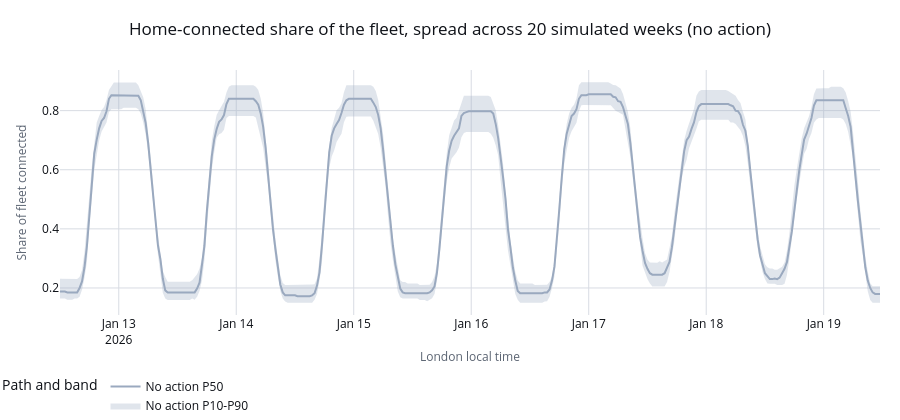

The code cell stored with this chart in its notebook:
### Markdown cell above
### Plug-in timing across the week

`connected_share` is the fraction of the fleet with a full half-hour of home connection in that
slot, aggregated **world-first**: each world's connected count is summed before any percentile is
taken across worlds (`docs/MODEL_CONTRACT.md`, "World-first aggregation"). The band is the spread
of that fraction across the 20 simulated weeks, not across EVs within one week.

### Code cell
plugin_figure = _band_figure(
    no_action.fleet_interval_bands,
    metric="connected_share",
    unit="Share of fleet connected",
    title="Home-connected share of the fleet, spread across 20 simulated weeks (no action)",
    paths=(("normal", "No action"),),
)
plugin_figure

### Figure 1 — Plotly figure (JSON) as saved in the notebook; plotly's stock layout.template omitted (floating-point values rounded to 4 significant figures; data arrays with more than 128 entries replaced by an {"elided": "..."} marker saying what was removed)
{"data": [{"hoverinfo": "skip", "line": {"width": 0}, "mode": "lines", "showlegend": false, "x": {"elided": "336 str values"}, "y": {"elided": "336 float values"}, "type": "scatter"}, {"fill": "tonexty", "fillcolor": "rgba(154,169,191,0.3)", "hoverinfo": "skip", "legendgroup": "No action", "line": {"width": 0}, "mode": "lines", "name": "No action P10-P90", "x": {"elided": "336 str values"}, "y": {"elided": "336 float values"}, "type": "scatter"}, {"customdata": {"elided": "336 str values"}, "hovertemplate": "No action<br>%{x|%a %H:%M} London (%{customdata} UTC)<br>P50: %{y:.3f}<extra></extra>", "legendgroup": "No action", "line": {"color": "#9AA9BF", "dash": "solid", "width": 2}, "mode": "lines", "name": "No action P50", "x": {"elided": "336 str values"}, "y": {"elided": "336 float values"}, "type": "scatter"}], "layout": {"margin": {"l": 60, "r": 20, "t": 70, "b": 50}, "title": {"text": "Home-connected share of the fleet, spread across 20 simulated weeks (no action)"}, "xaxis": {"title": {"text": "London local time"}}, "yaxis": {"title": {"text": "Share of fleet connected"}}, "legend": {"title": {"text": "Path and band"}}, "height": 420, "paper_bgcolor": "#FFFFFF", "plot_bgcolor": "#FFFFFF"}}
